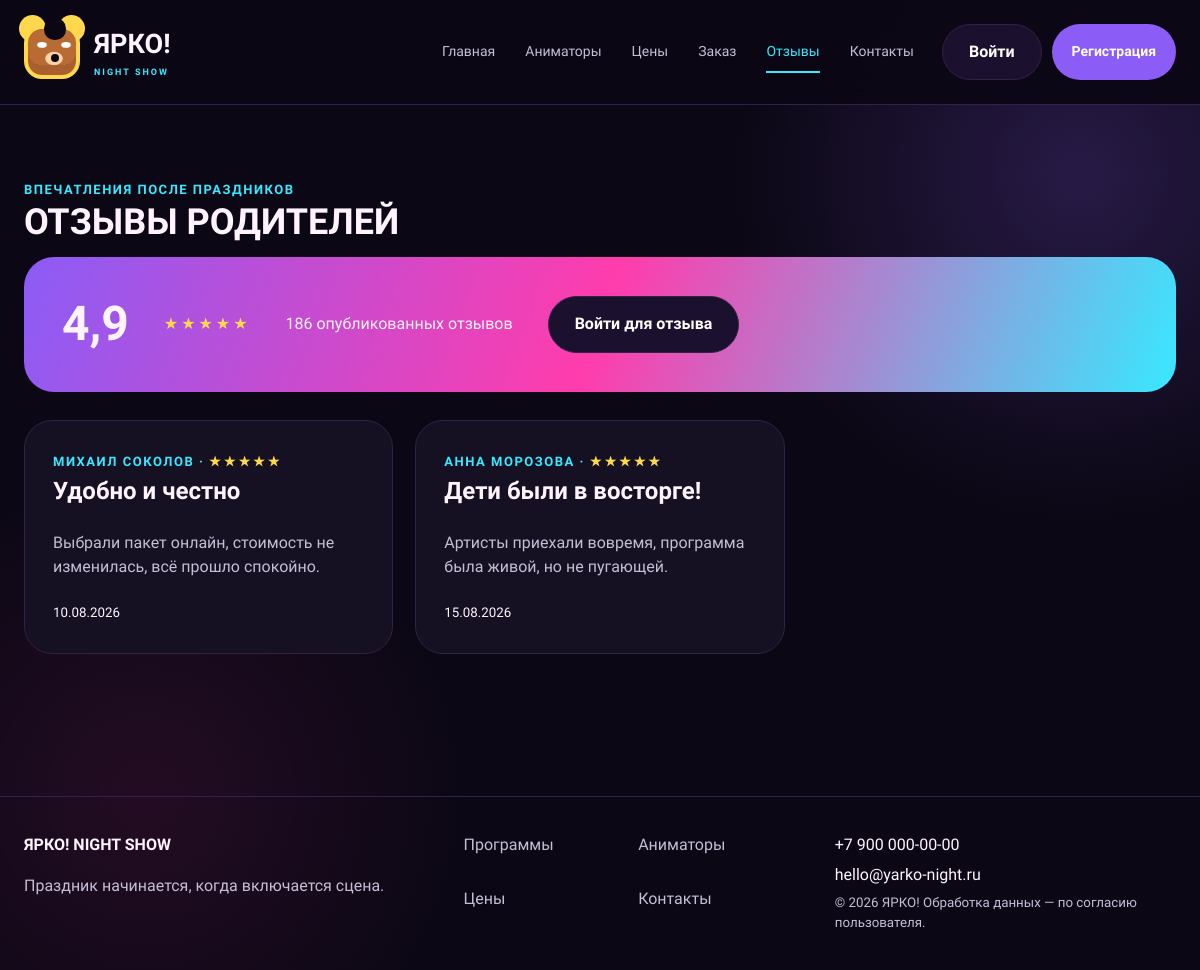
Screenshot of /reviews.php with the database file from the repository.
### tables this page shows
CREATE TABLE reviews (
  id INT UNSIGNED AUTO_INCREMENT PRIMARY KEY,
  user_id INT UNSIGNED NOT NULL,
  order_id INT UNSIGNED NOT NULL UNIQUE,
  rating TINYINT UNSIGNED NOT NULL,
  title VARCHAR(120) NOT NULL,
  body TEXT NOT NULL,
  event_date DATE NOT NULL,
  is_published TINYINT(1) NOT NULL DEFAULT 1,
  created_at TIMESTAMP NOT NULL DEFAULT CURRENT_TIMESTAMP,
  CONSTRAINT fk_reviews_user FOREIGN KEY (user_id) REFERENCES users(id) ON DELETE CASCADE,
  CONSTRAINT fk_reviews_order FOREIGN KEY (order_id) REFERENCES orders(id) ON DELETE CASCADE,
  CONSTRAINT chk_review_rating CHECK (rating BETWEEN 1 AND 5)
);

CREATE TABLE users (
  id INT UNSIGNED AUTO_INCREMENT PRIMARY KEY,
  name VARCHAR(100) NOT NULL,
  phone VARCHAR(20) NOT NULL,
  email VARCHAR(190) NOT NULL UNIQUE,
  password_hash VARCHAR(255) NOT NULL DEFAULT '$2y$10$dtZyWMV1vywl2hiWlmCMFuhU9smuFkDgMD6vwksAoaDRRnR41saja',
  role ENUM('client','admin') NOT NULL DEFAULT 'client',
  created_at TIMESTAMP NOT NULL DEFAULT CURRENT_TIMESTAMP
);

### functions.php (called while the page is built, shortened)
<?php
function e(mixed $value): string
{
    return htmlspecialchars((string)$value, ENT_QUOTES | ENT_SUBSTITUTE, 'UTF-8');
}
function flashes(): array
{
    $items = $_SESSION['flash'] ?? [];
    return $items;
}
function current_user(): ?array
{
    if (empty($_SESSION['user_id'])) {
        return null;
    }
    $pdo = db();
    $statement = $pdo->prepare('SELECT id, name, phone, email, role FROM users WHERE id = ?');
    $statement->execute([(int)$_SESSION['user_id']]);
    return $statement->fetch() ?: null;
}
function reviews_list(): array
{
    $pdo = db();
    if ($pdo) {
        return $pdo->query("SELECT r.*, u.name AS user_name, p.name AS program_name FROM reviews r JOIN users u ON u.id=r.user_id JOIN orders o ON o.id=r.order_id JOIN programs p ON p.id=o.program_id WHERE r.is_published=1 ORDER BY r.created_at DESC")->fetchAll();
    }
    return [
        ['user_name'=>'Анна','rating'=>5,'title'=>'Дети были в восторге!','body'=>'Артисты приехали вовремя, программа была живой, но не пугающей.','event_date'=>'2026-08-15'],
        ['user_name'=>'Михаил','rating'=>5,'title'=>'Удобно и честно','body'=>'Выбрали пакет онлайн, стоимость не изменилась, всё прошло спокойно.','event_date'=>'2026-08-10'],
        ['user_name'=>'Елена','rating'=>5,'title'=>'Фред стал любимым героем','body'=>'Сын просит снова позвать команду. Фото получили в личном кабинете.','event_date'=>'2026-08-04'],
    ];
}

### reviews.php (the view, shortened to what this page needs)
<?php
require_once __DIR__ . '/functions.php';
$pageTitle='Отзывы'; $active='reviews'; $items=reviews_list();
require __DIR__ . '/partials/header.php';
?>
<section class="section"><div class="container"><span class="eyebrow">Впечатления после праздников</span><h1 class="section-title">ОТЗЫВЫ РОДИТЕЛЕЙ</h1><div class="review-summary"><b class="rating-big">4,9</b><span class="stars">★★★★★</span><span>186 опубликованных отзывов</span><?php if(current_user()): ?><a class="button button--ghost" href="#review-form">Оставить отзыв</a><?php else: ?><a class="button button--ghost" href="login.php">Войти для отзыва</a><?php endif; ?></div><div class="card-grid" style="margin-top:28px">
<?php foreach($items as $item): ?><article class="card review-card"><span class="eyebrow"><?= e($item['user_name']) ?> · <span class="stars"><?= str_repeat('★',(int)$item['rating']) ?></span></span><h2><?= e($item['title']) ?></h2><blockquote><?= e($item['body']) ?></blockquote><small><?= e(date('d.m.Y',strtotime($item['event_date']))) ?></small></article><?php endforeach; ?>
</div>
</div></section>
<?php require __DIR__ . '/partials/footer.php'; ?>

### assets/css/style.css (style rules this page uses)
:root { --bg:#0b0714;--surface:#151022;--surface2:#1b102d;--line:#312248;--white:#fff4ff;--muted:#c6bdd6;--violet:#8b5cf6;--pink:#ff3cac;--cyan:#38e8ff;--yellow:#ffd84d;--red:#ff4d6d;--radius:28px;--shadow:0 24px 80px rgba(82,40,150,.28) }
* { box-sizing:border-box }
html { scroll-behavior:smooth }
body { margin:0;background:var(--bg);color:var(--white);font-family:Onest,Arial,sans-serif;line-height:1.55;background-image:radial-gradient(circle at 90% 18%,rgba(139,92,246,.22),transparent 26%),radial-gradient(circle at 12% 82%,rgba(255,60,172,.10),transparent 25%) }
a { color:inherit;text-decoration:none }
.container { width:min(1320px,calc(100% - 48px));margin:auto }
.button { display:inline-flex;justify-content:center;align-items:center;border:0;border-radius:999px;padding:15px 26px;background:var(--violet);color:#fff;font-weight:700;cursor:pointer;transition:.2s transform,.2s filter }
.button--ghost { background:var(--surface2);border:1px solid var(--line) }
.section { padding:72px 0 }
.eyebrow { color:var(--cyan);font-weight:800;font-size:13px;text-transform:uppercase;letter-spacing:1.5px }
.section-title { font-family:Unbounded,sans-serif;font-size:clamp(28px,3vw,44px);line-height:1.15;margin:0 0 14px }
.card-grid { display:grid;grid-template-columns:repeat(3,1fr);gap:22px }
.card { background:var(--surface);border:1px solid var(--line);border-radius:var(--radius);padding:28px;position:relative;overflow:hidden }
.card h2,.card h3 { font-family:Unbounded,sans-serif;margin:0 0 10px }
.review-summary { background:linear-gradient(110deg,var(--violet),var(--pink),var(--cyan));padding:30px 38px;border-radius:30px;display:flex;gap:35px;align-items:center }
.rating-big { font-family:Unbounded;font-size:48px }
.stars { color:var(--yellow);letter-spacing:3px }
.review-card blockquote { margin:20px 0;color:var(--muted) }
html,body { overflow-x:hidden }

### rows the page displays
reviews: user.name "МИХАИЛ СОКОЛОВ", rating "★★★★★", title "Удобно и честно", body "Выбрали пакет онлайн, стоимость не изменилась, всё прошло спокойно.", event_date "10.08.2026"
reviews: user.name "АННА МОРОЗОВА", rating "★★★★★", title "Дети были в восторге!", body "Артисты приехали вовремя, программа была живой, но не пугающей.", event_date "15.08.2026"
